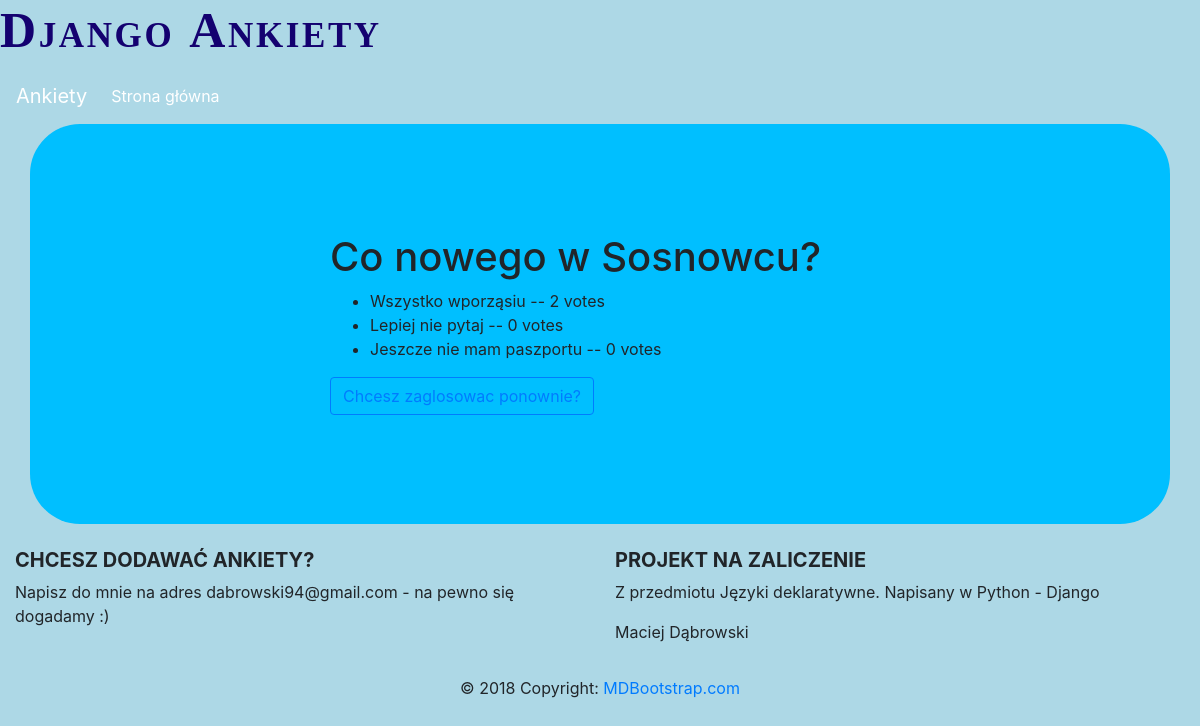
/ankiety/2/results/, run on the app's committed database.
### ankiety/models.py (models this page shows, shortened)
class Question(models.Model):
    question_text = models.CharField(max_length=200)
    pub_date = models.DateTimeField('data publikacji')
    def was_published_recently(self):
        now = timezone.now()
        return now - datetime.timedelta(days=1) <= self.pub_date <= now
    was_published_recently.admin_order_field = 'pub_date'
    was_published_recently.boolean = True
    was_published_recently.short_description = 'Opublikowane ostatnio?'

class Choice(models.Model):
    question = models.ForeignKey(Question, on_delete=models.CASCADE)
    choice_text = models.CharField(max_length=200)
    votes = models.IntegerField(default=0)

### ankiety/views.py (the view)
# urls.py: path('<int:pk>/results/', views.ResultsView.as_view(), name='results'),
class ResultsView(generic.DetailView):
    model = Question
    template_name = 'ankiety/results.html'

### ankiety/templates/ankiety/results.html
{% extends "ankiety/base.html" %}
{% block content %}
  <h1>{{ question.question_text }}</h1>
    <ul>
      {% for choice in question.choice_set.all %}
          <li>{{ choice.choice_text }} -- {{ choice.votes }} vote{{ choice.votes|pluralize }}</li>
      {% endfor %}
    </ul>
  <a class="btn btn-outline-primary" href="{% url 'ankiety:detail' question.id %}">Chcesz zaglosowac ponownie?</a>
{% endblock %}

### ankiety/static/ankiety/style.css (style rules this page uses)
body { background-color: lightblue; }

### data on the page
Question: question_text "Co nowego w Sosnowcu?"
Choice: choice_text "Wszystko wporząsiu", votes "2"
Choice: choice_text "Lepiej nie pytaj", votes "0"
Choice: choice_text "Jeszcze nie mam paszportu", votes "0"
